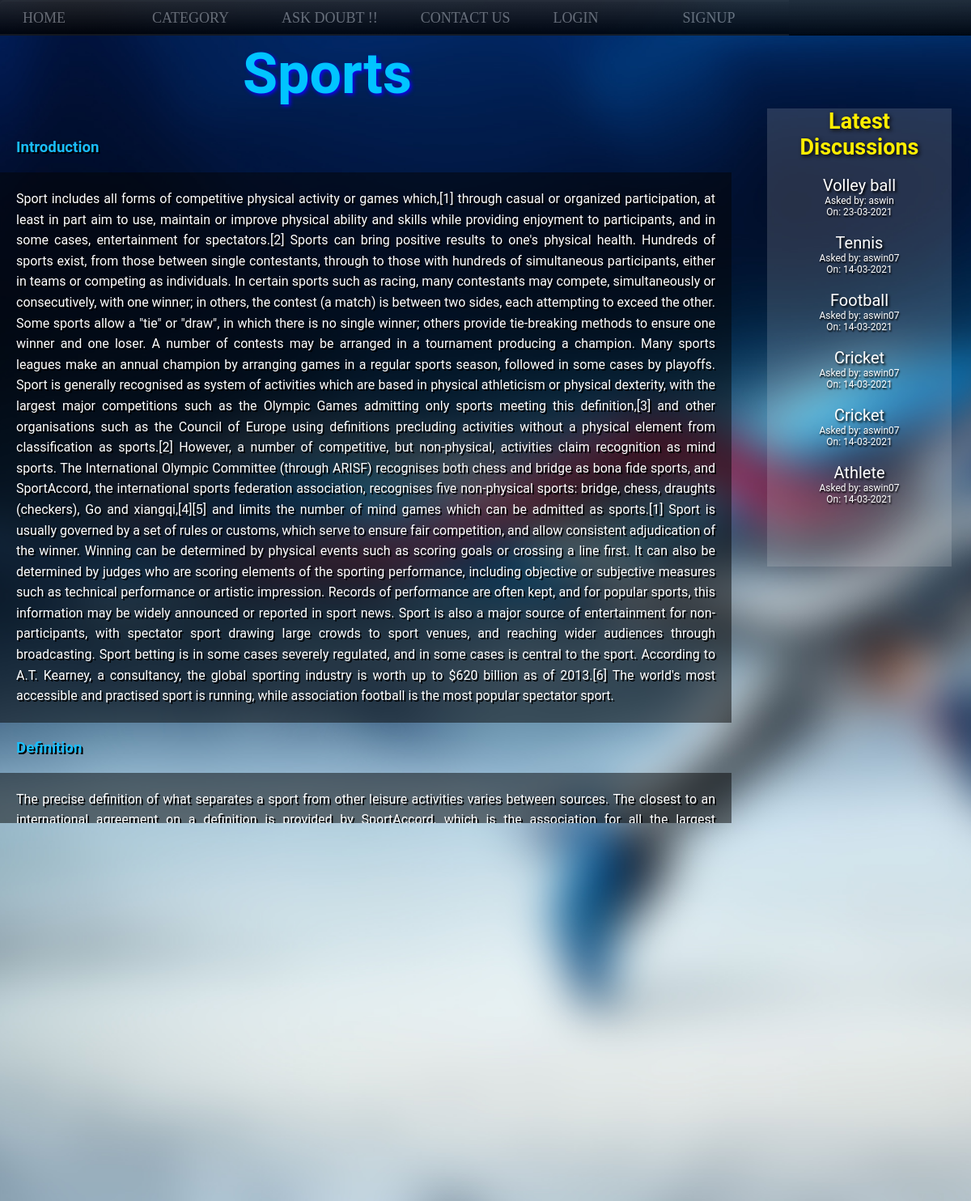
The app's page /sports.php with its own data.
### tables this page shows
CREATE TABLE `topics` (
  `topic_id` int(8) NOT NULL,
  `topic_subject` varchar(255) NOT NULL,
  `topic_descr` text NOT NULL,
  `topic_date` datetime NOT NULL,
  `topic_cat` varchar(20) NOT NULL,
  `topic_by` int(8) NOT NULL
);

CREATE TABLE `users` (
  `id` int(8) NOT NULL,
  `name` varchar(30) NOT NULL,
  `username` varchar(20) NOT NULL,
  `gender` varchar(6) NOT NULL,
  `email` varchar(50) NOT NULL,
  `password` varchar(100) NOT NULL,
  `contact` varchar(20) NOT NULL,
  `udate` datetime NOT NULL,
  `user_level` int(2) NOT NULL
);

### sports.php (the view, shortened to what this page needs)
<html>
<head>
<link rel="stylesheet" type="text/css" href="css/category.css">
</head>
<body>
<div class="cbg4-img">
<?php
include 'nvgbar.php';
?>
<div class="formstyle">
<h1>Sports</h1>
</div><br>
<h3>Introduction</h3>
<p>Sport includes all forms of competitive physical activity or games which,[1] through casual or organized participation, at least in part aim to use, maintain or improve physical ability and skills while providing enjoyment to participants, and in some cases, entertainment for spectators.[2] Sports can bring positive results to one's physical health. Hundreds of sports exist, from those between single contestants, through to those with hundreds of simultaneous participants, either in teams or competing as individuals. In certain sports such as racing, many contestants may compete, simultaneously or consecutively, with one winner; in others, the contest (a match) is between two sides, each attempting to exceed the other. Some sports allow a "tie" or "draw", in which there is no single winner; others provide tie-breaking methods to ensure one winner and one loser. A number of contests may be arranged in a tournament producing a champion. Many sports leagues make an annual champion by arranging games in a regular sports season, followed in some cases by playoffs.
Sport is generally recognised as system of activities which are based in physical athleticism or physical dexterity, with the largest major competitions such as the Olympic Games admitting only sports meeting this definition,[3] and other organisations such as the Council of Europe using definitions precluding activities without a physical element from classification as sports.[2] However, a number of competitive, but non-physical, activities claim recognition as mind sports. The International Olympic Committee (through ARISF) recognises both chess and bridge as bona fide sports, and SportAccord, the international sports federation association, recognises five non-physical sports: bridge, chess, draughts (checkers), Go and xiangqi,[4][5] and limits the number of mind games which can be admitted as sports.[1]
Sport is usually governed by a set of rules or customs, which serve to ensure fair competition, and allow consistent adjudication of the winner. Winning can be determined by physical events such as scoring goals or crossing a line first. It can also be determined by judges who are scoring elements of the sporting performance, including objective or subjective measures such as technical performance or artistic impression.
Records of performance are often kept, and for popular sports, this information may be widely announced or reported in sport news. Sport is also a major source of entertainment for non-participants, with spectator sport drawing large crowds to sport venues, and reaching wider audiences through broadcasting. Sport betting is in some cases severely regulated, and in some cases is central to the sport.
According to A.T. Kearney, a consultancy, the global sporting industry is worth up to $620 billion as of 2013.[6] The world's most accessible and practised sport is running, while association football is the most popular spectator sport.</p>
<h3>Definition</h3>
<p>The precise definition of what separates a sport from other leisure activities varies between sources. The closest to an international agreement on a definition is provided by SportAccord, which is the association for all the largest international sports federations (including association football, athletics, cycling, tennis, equestrian sports, and more), and is therefore the de facto representative of international sport.
SportAccord uses the following criteria, determining that a sport should:[1]
have an element of competition
be in no way harmful to any living creature
not rely on equipment provided by a single supplier (excluding proprietary games such as arena football)
not rely on any "luck" element specifically designed into the sport.
They also recognise that sport can be primarily physical (such as rugby or athletics), primarily mind (such as chess or Go), predominantly motorised (such as Formula 1 or powerboating), primarily co-ordination (such as billiard sports), or primarily animal-supported (such as equestrian sport).[1]
The inclusion of mind sports within sport definitions has not been universally accepted, leading to legal challenges from governing bodies in regards to being denied funding available to sports.[11] Whilst SportAccord recognises a small number of mind sports, it is not open to admitting any further mind sports.
There has been an increase in the application of the term "sport" to a wider set of non-physical challenges such as video games, also called esports (from "electronic sports"), especially due to the large scale of participation and organised competition, but these are not widely recognised by mainstream sports organisations. According to Council of Europe, European Sports Charter, article 2.i, "'Sport' means all forms of physical activity which, through casual or organised participation, aim at expressing or improving physical fitness and mental well-being, forming social relationships or obtaining results in competition at all levels.</p>
<br>
<button id="button">Click here to view more in Wikipedia</button>
<div class="category">
<h2>Latest Discussions</h2>
<br>
<?php
include "connect.php";
$cat='sports';
 $query = mysqli_query($con,"SELECT * FROM topics WHERE topic_cat='$cat' ORDER BY topic_date DESC LIMIT 6");
if(!$query)
{
	echo 'error';
}
else
{
	while($row = mysqli_fetch_assoc($query))
	{
		$by=$row['topic_by'];
		$date=$row['topic_date'];
		$sub=$row['topic_subject'];
		$id=$row['topic_id'];
		echo "<div class='divigr'>";
		echo "<a href='topic.php?posts_topic=$id' style='font-size:20px;color:white;text-shadow:2px 2px 3px black; text-decoration:none;'>$sub</a>";
		$query2 = mysqli_query($con,"SELECT username FROM users WHERE id='$by'");
		while($row2 = mysqli_fetch_assoc($query2))
		{
			$name=$row2['username'];
			echo "<div style='font-size:12px;color:white;text-align:center; text-decoration:none;'>Asked by:  $name <br>On:  ";
			echo date('d-m-Y', strtotime($date));
			echo "</div>";
		}
		echo "</div>";
		echo "<br>";
	}
}
echo "<br><br><br>";
?>
</div>
</div>
</body>
</html>

### css/category.css (style rules this page uses)
body { font-family: 'Roboto', sans-serif; }
.cbg4-img { background-image: url("../images/sports.jpg"); height: auto; width: 100%; background-position: center; background-repeat: no-repeat; background-size: cover; background-attachment: fixed; }
p { width: 72%; height: auto; background-image: url("../icons/Sheetb.png"); padding: 20px; line-height: 1.6; color:white; display: block; text-align: justify; text-shadow: 2px 2px #000000; }
h3 { padding: 20px; color:rgb(26, 188, 251); display: block; text-align: left; text-shadow: 2px 2px #000000; }
.formstyle h1 { padding-top: 50px; padding-left: 25%; color: rgb(1, 196, 255); text-shadow: 2px 2px 5px #1100ff; font-size: 70px; text-align: left; }
.category { background-image: url("../icons/Sheet.png"); text-align: center; position: fixed; top: 9%; right: 2%; width: 19%; height: auto; overflow: visible; text-shadow: 1px 2px 2px black; }
h2 { color: rgb(255, 238, 0); text-shadow: 2px 2px 5px #080808; font-size: 27px; text-align: center; }
a:link { color:white; }
#button { transform: translate(170%); background:radial-gradient(rgb(3, 0, 44),rgb(17, 0, 255)); border-radius: 20px; color: white; font-size: 13px; height:35px; width:17%; cursor: pointer; }

### css/nvgbar.css (style rules this page uses)
body { font-family: 'Roboto', sans-serif; }
* { margin-top: 0; margin-bottom: 0; margin-left: 0; margin-right: 0; }

### records on screen
topics: topic_subject "Volley ball", topic_date "23-03-2021"
users: username "aswin"
topics: topic_subject "Tennis", topic_date "14-03-2021"
users: username "aswin07"
topics: topic_subject "Football", topic_date "14-03-2021"
topics: topic_subject "Cricket", topic_date "14-03-2021"
topics: topic_subject "Cricket", topic_date "14-03-2021"
topics: topic_subject "Athlete", topic_date "14-03-2021"
